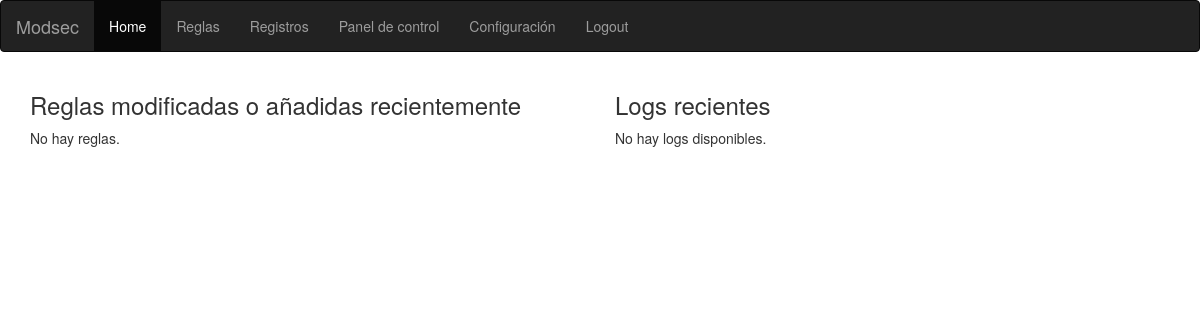
Page /modsec/ (signed in) on the earlier database version.
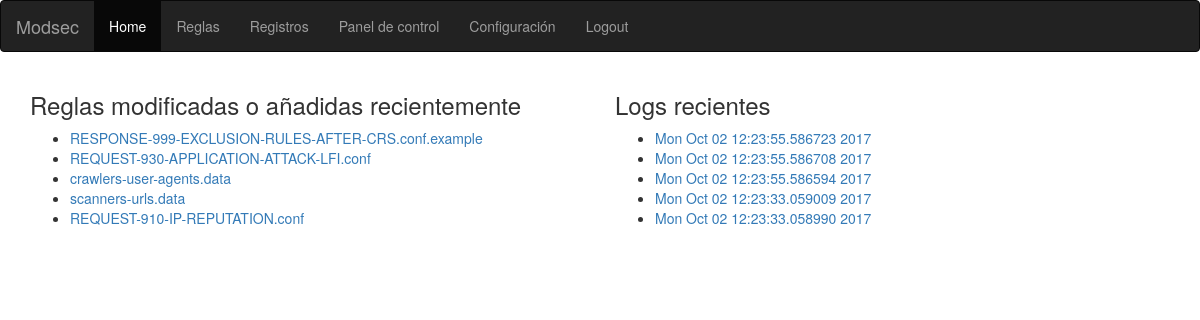
Same page on the later database version.
### modsec/models.py (models this page shows, shortened)
class Rule(models.Model):
    name= models.CharField(max_length=200)
    text= RichTextField(config_name='default',extra_plugins=['codesnippet'],)
    lastMod=models.DateTimeField(default=timezone.now)
    path=models.ForeignKey(Path,on_delete=models.CASCADE)

class Log(models.Model):
    date=models.CharField(max_length=200)
    atackType=models.CharField(max_length=200)
    text=models.TextField()

### modsec/views.py (the view)
@login_required(login_url='/modsec/login')
def index(request):
    ultimos_logs = Log.objects.order_by('-date')[:5]
    reglas_recientes= Rule.objects.order_by('-lastMod')[:5]
    aux ={'reglas_recientes': reglas_recientes,'ultimos_logs':ultimos_logs }
    return render(request, 'modsec/index.html', aux)

### modsec/templates/modsec/index.html (shortened to what this page needs)
<!DOCTYPE html>
<html lang="en">
<head>
  <link rel="stylesheet" href="https://maxcdn.bootstrapcdn.com/bootstrap/3.3.7/css/bootstrap.min.css">
</head>
<body>
<nav class="navbar navbar-inverse">
  <div class="container-fluid">
    <div class="navbar-header">
      <a class="navbar-brand" href="/modsec/">Modsec</a>
    </div>
    <ul class="nav navbar-nav">
      <li class="active"><a href="/modsec/">Home</a></li>
      <li><a href="/modsec/rules/">Reglas</a></li>
      <li><a href="/modsec/logs/">Registros</a></li>
      <li><a href="/modsec/dashboard/">Panel de control</a></li>
      <li><a href="/modsec/conf/">Configuración</a></li>
      <li><a href="/modsec/logout/">Logout</a></li>
    </ul>
  </div>
</nav>
<div class="container">
		<div class="row">
			<div class="col-sm-6">
				<h3>Reglas modificadas o añadidas recientemente</h3>
				{% if reglas_recientes %}
				    <ul>
				    {% for rule in reglas_recientes %}
				        <li><a href="/modsec/showRule/{{ rule.id }}/">{{ rule.name }}</a></li>
				    {% endfor %}
				    </ul>
				{% else %}
				    <p>No hay reglas.</p>
				{% endif %}
			</div>
			<div class="col-sm-6">
				<h3>Logs recientes</h3>
				{% if ultimos_logs %}
				    <ul>
				    {% for log in ultimos_logs %}
				        <li><a href="/modsec/showLog/{{ log.id }}/">{{ log.date }}</a></li>
				    {% endfor %}
				    </ul>
				{% else %}
				    <p>No hay logs disponibles.</p>
				{% endif %}
			</div>
		</div>
</div>
</body>
</html>

Differences in the rows shown:
added Rule: name "RESPONSE-999-EXCLUSION-RULES-AFTER-CRS.conf.example"
added Rule: name "REQUEST-930-APPLICATION-ATTACK-LFI.conf"
added Rule: name "crawlers-user-agents.data"
added Rule: name "scanners-urls.data"
added Rule: name "REQUEST-910-IP-REPUTATION.conf"
added Log: date "Mon Oct 02 12:23:55.586723 2017"
added Log: date "Mon Oct 02 12:23:55.586708 2017"
added Log: date "Mon Oct 02 12:23:55.586594 2017"
added Log: date "Mon Oct 02 12:23:33.059009 2017"
added Log: date "Mon Oct 02 12:23:33.058990 2017"
Other differences:
text no longer shown: "No hay reglas. No hay logs disponibles."
